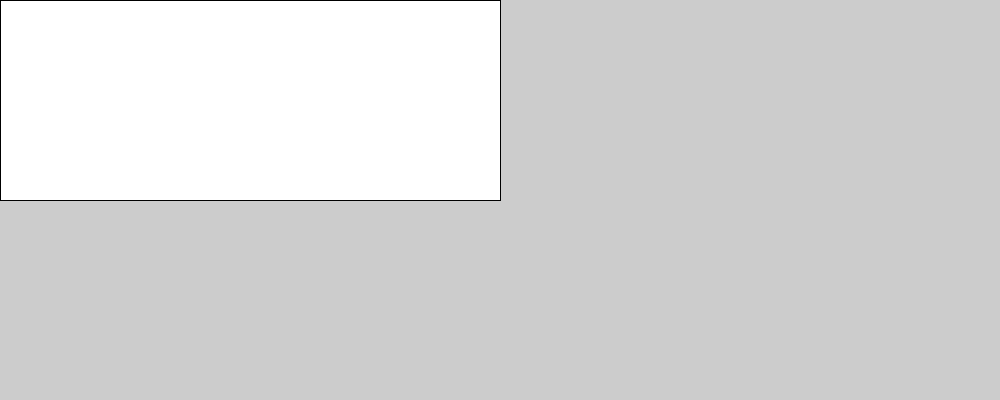
Frame 1 (no input)
Frame 60 (the mouse pressed at the canvas centre just before this capture): identical to frame 1, image omitted
Frame 120 (the mouse held since frame 60 and released just before this capture): blank canvas, image omitted

The Processing sketch that drew this single still picture (run headless with seeded random() and noise(); from frame 60 on, the mouse is pressed at the canvas centre):

// Processing sketch: paint_program
// ── paint_program.pde
void setup() {
  size(1000, 400);
}

void draw() {
  
  ellipse(mouseX,mouseY, 50, 50);
  rect(0,0, width/2, height/2);
  
  if(mousePressed) {
    background(0);
  } else {
  }
 
}
